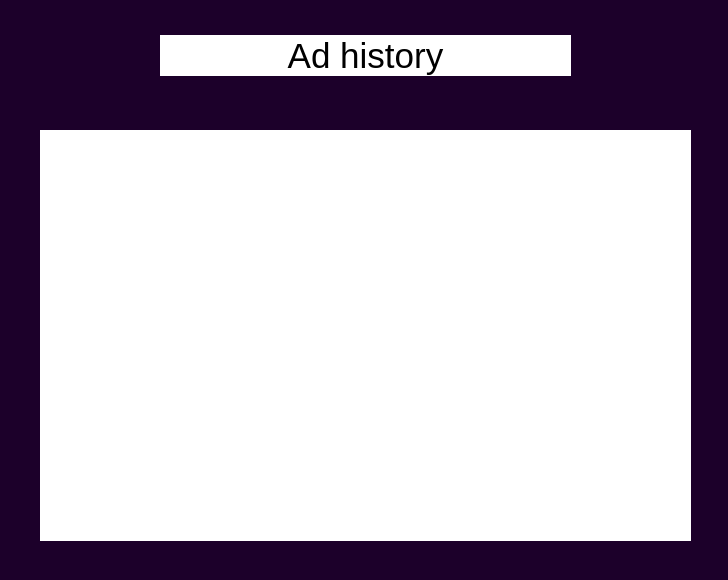
   <widget class="QWidget" name="adHistoryPage">
    <property name="styleSheet">
     <string notr="true">background-color: rgb(28, 0, 42);</string>
    </property>
    <widget class="QLabel" name="label_113">
     <property name="geometry">
      <rect>
       <x>160</x>
       <y>35</y>
       <width>411</width>
       <height>41</height>
      </rect>
     </property>
     <property name="font">
      <font>
       <pointsize>26</pointsize>
       <italic>false</italic>
       <bold>false</bold>
      </font>
     </property>
     <property name="styleSheet">
      <string notr="true">background-color: rgb(255, 255, 255);
font: 26pt &quot;Bauhaus 93&quot;;</string>
     </property>
     <property name="text">
      <string>Ad history</string>
     </property>
     <property name="alignment">
      <set>Qt::AlignCenter</set>
     </property>
    </widget>
    <widget class="QWidget" name="widget_24" native="true">
     <property name="geometry">
      <rect>
       <x>8</x>
       <y>100</y>
       <width>711</width>
       <height>471</height>
      </rect>
     </property>
     <property name="styleSheet">
      <string notr="true">background-image: url(:/LK_PFON.png);</string>
     </property>
    </widget>
    <widget class="QWidget" name="widget_25" native="true">
     <property name="geometry">
      <rect>
       <x>140</x>
       <y>30</y>
       <width>446</width>
       <height>50</height>
      </rect>
     </property>
     <property name="styleSheet">
      <string notr="true">background-image: url(:/LK_PHO.png);
</string>
     </property>
    </widget>
    <widget class="QListView" name="historyListView">
     <property name="geometry">
      <rect>
       <x>40</x>
       <y>130</y>
       <width>651</width>
       <height>411</height>
      </rect>
     </property>
     <property name="styleSheet">
      <string notr="true">background-color: rgb(255, 255, 255);
font: 16pt &quot;Arial&quot;;</string>
     </property>
     <property name="frameShape">
      <enum>QFrame::NoFrame</enum>
     </property>
    </widget>
    <widget class="QPushButton" name="backToAccountPageButton">
     <property name="geometry">
      <rect>
       <x>10</x>
       <y>10</y>
       <width>31</width>
       <height>31</height>
      </rect>
     </property>
     <property name="styleSheet">
      <string notr="true"/>
     </property>
     <property name="text">
      <string/>
     </property>
     <property name="icon">
      <iconset resource="qrc.qrc">
       <normaloff>:/backIcon.png</normaloff>:/backIcon.png</iconset>
     </property>
     <property name="iconSize">
      <size>
       <width>30</width>
       <height>30</height>
      </size>
     </property>
     <property name="flat">
      <bool>true</bool>
     </property>
    </widget>
    <zorder>widget_24</zorder>
    <zorder>widget_25</zorder>
    <zorder>label_113</zorder>
    <zorder>historyListView</zorder>
    <zorder>backToAccountPageButton</zorder>
   </widget>
